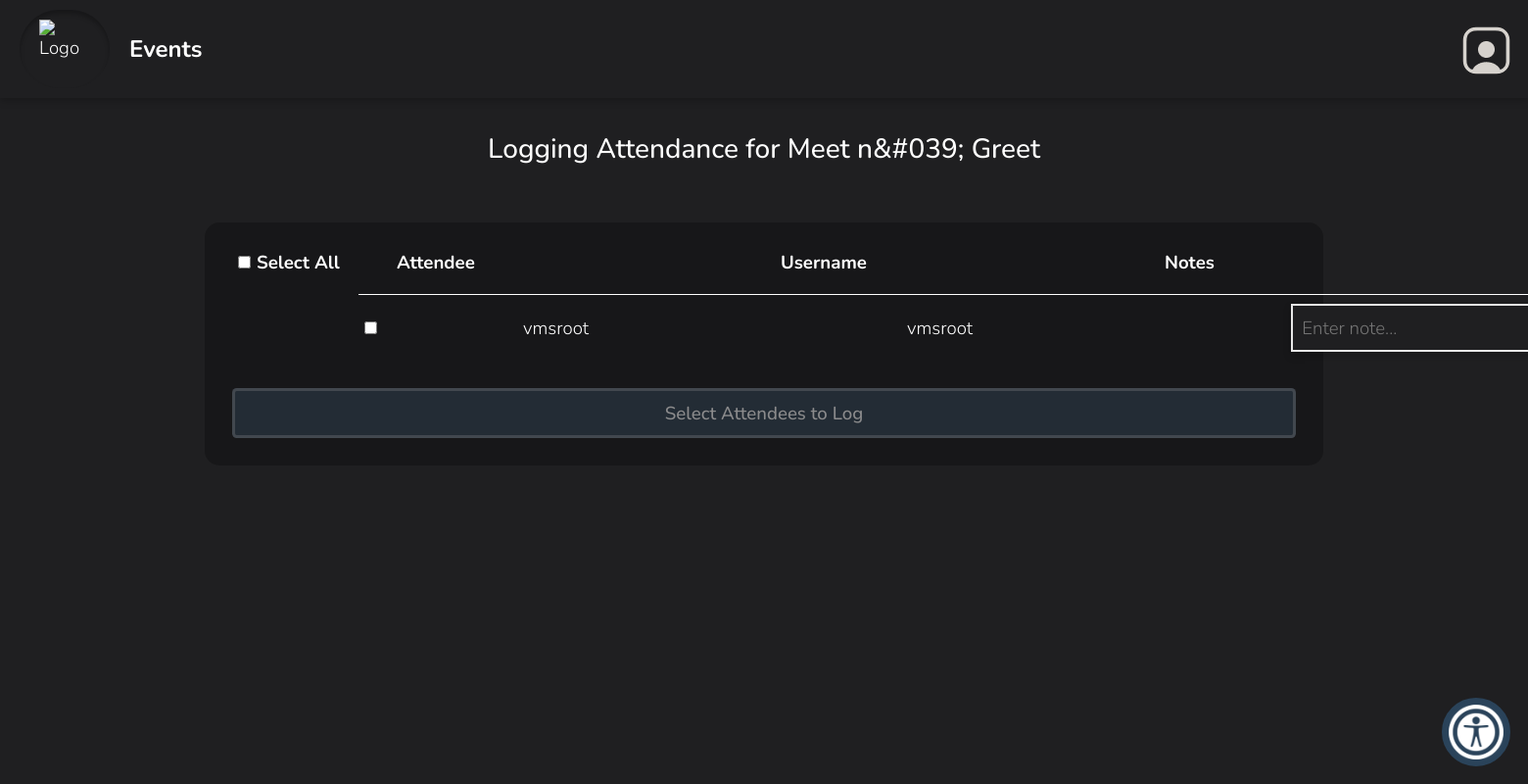
Page /logAttendees.php?id=128 (signed in) on the committed database.
### tables this page shows
CREATE TABLE `dbeventpersons` (
  `id` int NOT NULL,
  `eventID` int NOT NULL,
  `userID` varchar(256) NOT NULL,
  `notes` text,
  `attended` tinyint(1) NOT NULL DEFAULT '0'
);

CREATE TABLE `dbpersons` (
  `id` varchar(256) NOT NULL,
  `start_date` text,
  `first_name` text NOT NULL,
  `last_name` text,
  `street_address` text,
  `city` text,
  `state` varchar(2) DEFAULT NULL,
  `zip_code` text,
  `phone1` varchar(12) DEFAULT NULL,
  `over21` enum('true','false') DEFAULT NULL,
  `phone1type` text,
  `emergency_contact_phone` varchar(12) DEFAULT NULL,
  `emergency_contact_phone_type` text,
  `birthday` text,
  `email` text,
  `email_prefs` enum('true','false') DEFAULT NULL,
  `emergency_contact_first_name` text,
  `contact_num` varchar(255) DEFAULT 'n/a',
  `emergency_contact_relation` text,
  `contact_method` text,
  `type` text,
  `status` text,
  `notes` text,
  `password` text,
  `affiliation` varchar(100) DEFAULT NULL,
  `branch` varchar(100) DEFAULT NULL,
  `archived` tinyint(1) DEFAULT NULL,
  `emergency_contact_last_name` text
);

### database/dbEvents.php (called while the page is built, shortened)
<?php
function fetch_event_signups($eventID) {
    $connection = connect();
    $query = "SELECT userID, notes FROM dbeventpersons WHERE eventID = '$eventID'";
    $result = mysqli_query($connection, $query);
    $signups = [];
    while ($row = mysqli_fetch_assoc($result)) {
        $signups[] = $row;
    }
    return $signups;
}
function fetch_event_by_id($id) {
    $connection = connect();
    $id = mysqli_real_escape_string($connection, $id);
    $query = "select * from dbevents where id = '$id'";
    $result = mysqli_query($connection, $query);
    $event = mysqli_fetch_assoc($result);
    if ($event) {
        require_once('include/output.php');
        $event = hsc($event);
        return $event;
    }
    return null;
}

### include/output.php (called while the page is built, shortened)
<?php
    function hsc($input) {
        if (is_array($input)) {
            $arr = [];
            foreach ($input as $key => $value) {
                $arr[$key] = htmlspecialchars($value ?? '');
            }
            return $arr;
        }
        return htmlspecialchars($input ?? '');
    }

### database/dbPersons.php (called while the page is built, shortened)
<?php
include_once(dirname(__FILE__).'/../domain/Person.php');
function retrieve_person($id) {
    $con=connect();
    $query = "SELECT * FROM dbpersons WHERE id = '" . $id . "'";
    $result = mysqli_query($con,$query);
    $result_row = mysqli_fetch_assoc($result);
    $thePerson = make_a_person($result_row);
    return $thePerson;
}
function make_a_person($result_row) {
        $thePerson = new Person(
    @$result_row['id'],
    @$result_row['start_date'],
    @$result_row['first_name'],
    @$result_row['last_name'],
    @$result_row['street_address'],
    @$result_row['city'],
    @$result_row['state'],
    @$result_row['zip_code'],
    @$result_row['phone1'],
    @$result_row['over21'],
    @$result_row['phone1type'],
    @$result_row['emergency_contact_phone'],
    @$result_row['emergency_contact_phone_type'],
    @$result_row['birthday'],
    @$result_row['email'],
    @$result_row['email_prefs'],
    @$result_row['emergency_contact_first_name'],
    @$result_row['contact_num'],
    @$result_row['emergency_contact_relation'],
    @$result_row['contact_method'],
    @$result_row['type'],
    @$result_row['status'],
    @$result_row['notes'],
    @$result_row['password'],
    @$result_row['affiliation'],
    @$result_row['branch'],
    @$result_row['archived'],
    @$result_row['emergency_contact_last_name']
);
    return $thePerson;
}

### domain/Person.php (called while the page is built, shortened)
<?php
class Person {
	private $first_name;
	private $last_name;
	function __construct(
        $id, $start_date, $first_name, $last_name, $street_address, $city, $state,
		$zip_code, $phone1, $age, $phone1type, $emergency_contact_phone,
		$emergency_contact_phone_type, $birthday, $email, $email_prefs,
		$emergency_contact_first_name, $contact_num, $emergency_contact_relation,
		$contact_method, $type, $status, $notes, $password, $affiliation, $branch, $archived,
		$emergency_contact_last_name) {
		$this->first_name = $first_name;
		$this->last_name = $last_name;
    }
	function get_first_name() {
		return $this->first_name;
	}
	function get_last_name() {
		return $this->last_name;
	}
}

### logAttendees.php (the view, shortened to what this page needs)
<?php
    include_once('database/dbPersons.php');
    include_once('database/dbEvents.php');
    include_once('domain/Event.php');
    include_once('domain/Person.php');
    $args = sanitize($_GET);
    if (isset($args["id"])) {
        $id = $args["id"];
    } else {
        header('Location: calendar.php');
        die();
  	}
  	$event_info = fetch_event_by_id($id);
    $attendees_list = fetch_event_signups($id);
    $event_name = $event_info['name'];
?>
<!DOCTYPE html>
<html>
    <head>
        <?php require_once('universal.inc') ?>
    </head>
    <body>
        <?php require_once('header.php') ?>
        <main>
            <h1 style="color: white;">Logging Attendance for <?php echo $event_name; ?></h1>
            <div class="attendees-wrapper">
            <form method="POST" id="attendance-form" action="processAttendees.php">
                <div class="attendees-table-wrapper">
                    <div class="thead">
                        <div class="tr">
                            <span class="td"><input type="checkbox" name="all" id="select-all">Select All</span>
                            <span class="td" id="data">Attendee</span>
                            <span class="td" id="data">Username</span>
                            <span class="td" id="data">Notes</span>
                        </div>
                    </div>
                    <div class="tbody">
                    <?php foreach ($attendees_list as $attendee) {
                        $uid = isset($attendee['userID']) ? htmlspecialchars($attendee['userID']) : '';
                        $attendee = retrieve_person($uid);
                        $first = $attendee->get_first_name();
                        $last = $attendee->get_last_name();
                        $name = trim($first . ' ' . $last);
                        echo "<div class='tr'>";
                        echo "<span class='td'><input type='checkbox' class='cb' name='attendee[]' value='" . $uid . "'></span>";
                        echo "<span class='td' id='data'>" . $name . "</span>";
                        echo "<span class='td' id='data'>" . $uid . "</span>";
                        echo "<span class='td' id='data'><input type='text' class='note' name='attendee_notes[" . $uid . "]' placeholder='Enter note...'></span>";
                        echo "</div>";
                    } ?>
                    </div>
                </div>
                <button type="submit" name="log" id="log">Log Selected Attendees</button>
            </form>
            </div>
        </main>
    </body>
</html>

### css/base.css (style rules this page uses)
html, body, header, main, footer, div, span, p, h1, h2, h3, h4, h5, h6, ul, ol, li, input, select, textarea, form, section, label, table, td, tr, th, form, fieldset, em, button, a { padding: 0; margin: 0; font-size: inherit; font-family: inherit; font-weight: inherit; text-decoration: none; font-style: normal; box-sizing: border-box; text-align: left; list-style-type: none; border-spacing: 0; }
:root { --page-background-color: rgb(31, 31, 33); --page-font-color: white; --inactive-font-color: #d0d0d0; --inactive-background-color: rgb(31,31,33); --standout-background: #fafafa; --happy-toast-background-color: #5D7E61; --happy-toast-font-color: rgb(255, 255, 255); --info-toast-background-color: #2f2f2f; --info-toast-font-color: white; --error-toast-background-color: #A66654; --error-toast-font-color: rgb(255, 255, 255); --shadow-and-border-color: #e8e8e8; --main-color: #2A435A; --accent-color: rgb(201, 171, 129); --secondary-accent-color: rgb(175, 141, 92); --wv-accent-color: #C9AB81; --wv-accent-foreground: #111111; --wv-bg-light: #ffffff; --wv-text-dark: #111111; --wv-muted-text: #6b6b6b; --calendar-event-color: #808080; --calendar-event-color-hover: var(--accent-color); --calendar-today-border: 2px solid var(--secondary-accent-color); --button-font-color: rgb(255, 255, 255); --button-padding: 0.5rem 1.5rem; --button-border-radius: 0.25rem; --standard-border: 1px solid #333333; --light-border: 1px solid var(--shadow-and-border-color); --text-field-border: 2px solid #e8e8e8; --cancel-button-background-color: #A66654; --error-color: #A66654; font-size: 18px; font-family: Montserrat; font-weight: 300; }
body { background-color: var(--page-background-color); color: var(--page-font-color); font-family: Montserrat; }
main:not(.login):not(.calendar-view):not(.dashboard) { padding: 1rem; }
input[type=text], input[type=password], input[type=date], input[type=email], input[type=number], input[type=tel], select, textarea, .pseudo-input, .pseudo-input-disabled { border: var(--text-field-border); border-radius: 0; padding: 0.5rem; width: 100%; background-color: var(--page-background-color); margin-bottom: 0.5rem; scroll-margin: 7.5rem; box-shadow: 0px 4px 8px rgba(0,0,0,0.2); color: white; }
input[type=submit], button, .button, a.button-signup { color: var(--button-font-color); background-color: var(--main-color); padding: var(--button-padding); border: 3px solid rgba(255, 255, 255, 0.295); border-radius: var(--button-border-radius); font-weight: 500; width: 94%; transition: background-color .3s; cursor: pointer; text-align: center; }
.disabled-btn, button.disabled-btn, input[type="submit"].disabled-btn { opacity: 0.5; cursor: not-allowed; filter: grayscale(30%); }
h1 { font-size: 1.5rem; font-weight: 500; margin-bottom: 2rem; background-color: var(#C9AB81); color: var(--page-background-color); width: 100%; text-align: center; padding: 1rem; }
.attendees-wrapper { background-color: rgba(0, 0, 0, .25); margin: auto; padding: 1.5rem; border-radius: 15px; max-width: 75%; align-content: center; }
DIV.attendees-table-wrapper { display:flex; flex-direction: column; flex-wrap: wrap; justify-content:space-evenly; align-items: center; gap: 0.5rem; }
DIV.thead { display:flex; flex-direction: row; justify-content: space-evenly; font-weight: bold; min-width: 100%; align-items: center; }
DIV.tbody { display: flex; flex-direction: row; justify-content: space-evenly; flex-wrap: wrap; max-width: 100%; align-items: center; }
DIV.tr { display: table-row; width: 100% !important; margin-bottom: 0.5rem; }
SPAN.td { display: table-cell; min-width: 9rem; }
.tbody SPAN.td { border-top: 1px solid white; }
SPAN.td#data { min-width: 21rem; }
button#log { width: 100%; margin-top: 1rem; }
SPAN.td input[type=checkbox] { margin: 6px; }
.note { margin-top: 0.5rem; }

### rows in the picture
dbeventpersons: dbpersons.emergency_contact_last_name "vmsroot", userID "vmsroot"

### other values in the picture
$event_name "Meet n&#039; Greet"
